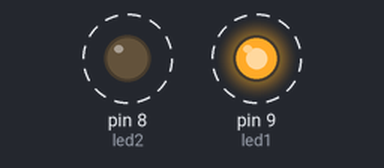
Simulated run of this sketch. Board: Arduino Uno, built with avr-gcc and run on an emulated ATmega328P. Shown: output pins drawn as LEDs (lit = HIGH). Dashed ring = blinking. What the sketch prints to the serial monitor is not drawn.

Above: at 0.2 s.
Timing chart, 0 to 3.0 s (numbered marks = the images above):
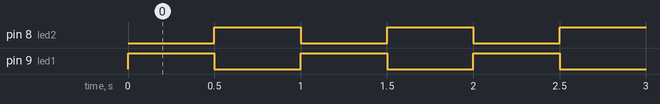

Measured:
- by itself, pin 8 (led2), pin 9 (led1): alternates HIGH for 0.50 s and LOW for 0.50 s
- by itself, everything shown: repeats every 1.0 s, in 3 steps

The sketch:

ledblink.ino
```cpp
int led1 = 9;
int led2 = 8;

void setup() {
  Serial.begin(115200);
  pinMode(led1, OUTPUT);
  pinMode(led2, OUTPUT);
}

void loop() {

  Serial.println("led1");
  digitalWrite(led1, HIGH);
  delay(500);
  digitalWrite(led1, LOW);
  Serial.println("led2");
  digitalWrite(led2, HIGH);
  delay(500);
  digitalWrite(led2, LOW);
}
```
